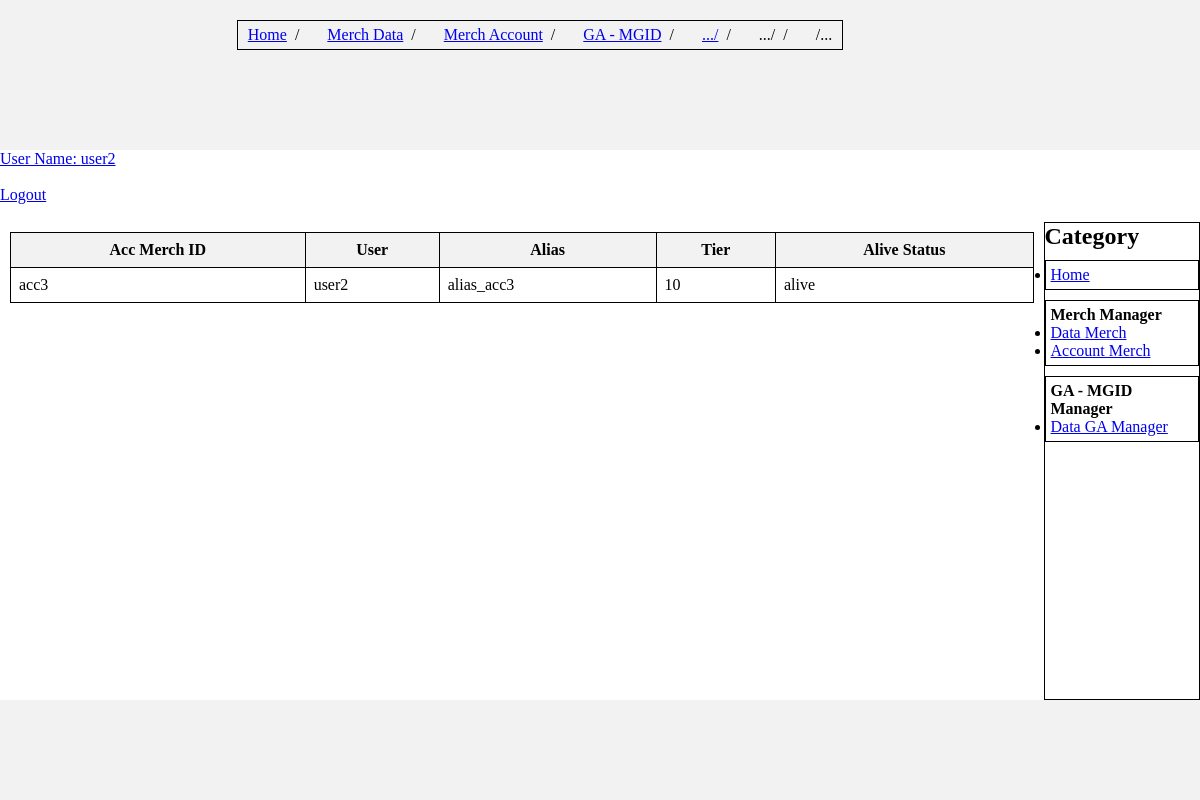
The app's page /merch/accmerch.php (signed in) with its own data.
### tables this page shows
CREATE TABLE `accmerch` (
  `acc_merch_id` text NOT NULL,
  `user` text NOT NULL,
  `alias` text NOT NULL,
  `tier` text NOT NULL,
  `alive_status` text NOT NULL
);

### merch/accmerch.php (the view, shortened to what this page needs)
<?php require_once("../includes/connection.php"); ?>
<?php include "../includes/header.php" ?>
<?php
   if (isset($_SESSION['username']) && $_SESSION['username']){
       echo '<a href="../index.php"> User Name:  '.$_SESSION['username'].'</a>'."<br/>";
       echo '<a href="../logout.php">Logout</a>'."<br/>";
       $role_sql = "select role from user where user = '".$_SESSION['username']."'";
		$role_result = $conn->query($role_sql);
		$data_role = $role_result->fetch_assoc();
		if($data_role["role"] == "admin"){
			$sql = "select * from accmerch";
		$result = $conn->query($sql);
		}
		else{
			$sql = "select * from accmerch where user = '".$_SESSION['username']."'";
			$result = $conn->query($sql);
		}
	}
   else{
       echo 'Bạn chưa đăng nhập';
       header('Location: login.php');
   }
?>
    <main>
        <div class="table-container">
            <table>
            	<thead>
	                <tr>
				        <th>Acc Merch ID</th>
				        <th>User</th>
				        <th>Alias</th>
				        <th>Tier</th>
				        <th>Alive Status</th>
				      </tr>
                </thead>
			    <tbody>
			    <?php
		        	if ($result->num_rows > 0) {
					  while($row = $result->fetch_assoc()) {
					    echo "<tr>";
					    echo "<td>".$row["acc_merch_id"]."</td>";
			        	echo "<td>".$row["user"]."</td>";
			        	echo "<td>".$row["alias"]."</td>";
			        	echo "<td>".$row["tier"]."</td>";
			        	echo "<td>".$row["alive_status"]."</td>";
			        	echo "</tr>";
					  }
					} else {
					  echo "0 results";
					}
		    	?>
			    </tbody>
            </table>
        </div>
        <div class="sidebar">
		    <h2 text-align="center"> Category</h2>
		    <?php include "../includes/right.php" ?>
		</div>
    </main>
<?php include "../includes/footer.php" ?>

### style/style2.css (style rules this page uses)
* { margin: 0; padding: 0; box-sizing: border-box; }
body { display: flex; flex-direction: column; min-height: 100vh; }
main { flex: 1; display: flex; }
.table-container { width: 90%; padding: 10px; }
.sidebar { border: 1px; border-color: black; border-style: solid; }
table { border-collapse: collapse; width: 100%; }
th, td { border: 1px solid black; padding: 8px; }
th { background-color: #f2f2f2; }

### records on screen
accmerch: acc_merch_id "acc3", user "user2", alias "alias_acc3", tier "10", alive_status "alive"

### other values on screen
$_SESSION['username'] "user2"
